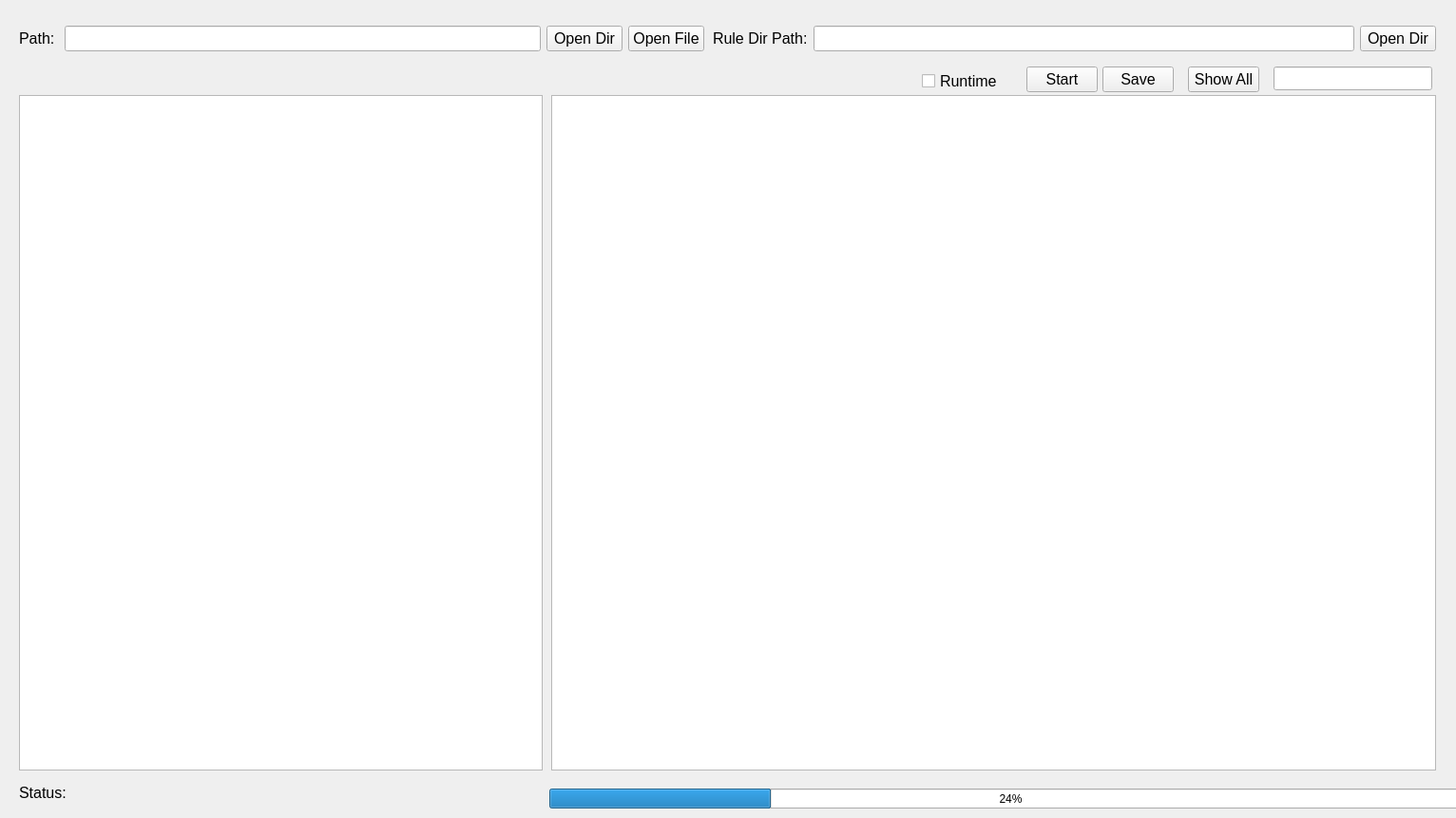
<?xml version="1.0" encoding="UTF-8"?>
<ui version="4.0">
 <class>Form</class>
 <widget class="QWidget" name="Form">
  <property name="geometry">
   <rect>
    <x>0</x>
    <y>0</y>
    <width>1532</width>
    <height>861</height>
   </rect>
  </property>
  <property name="windowTitle">
   <string>ThreadHound</string>
  </property>
  <widget class="QWidget" name="horizontalLayoutWidget">
   <property name="geometry">
    <rect>
     <x>20</x>
     <y>20</y>
     <width>721</width>
     <height>41</height>
    </rect>
   </property>
   <layout class="QHBoxLayout" name="horizontalLayout">
    <item>
     <widget class="QLabel" name="label">
      <property name="font">
       <font>
        <pointsize>12</pointsize>
       </font>
      </property>
      <property name="text">
       <string>Path: </string>
      </property>
     </widget>
    </item>
    <item>
     <widget class="QLineEdit" name="lineEdit">
      <property name="font">
       <font>
        <pointsize>12</pointsize>
       </font>
      </property>
     </widget>
    </item>
    <item>
     <widget class="QPushButton" name="pushButton">
      <property name="font">
       <font>
        <pointsize>12</pointsize>
       </font>
      </property>
      <property name="text">
       <string>Open Dir</string>
      </property>
     </widget>
    </item>
    <item>
     <widget class="QPushButton" name="pushButton_2">
      <property name="font">
       <font>
        <pointsize>12</pointsize>
       </font>
      </property>
      <property name="text">
       <string>Open File</string>
      </property>
     </widget>
    </item>
   </layout>
  </widget>
  <widget class="QWidget" name="horizontalLayoutWidget_2">
   <property name="geometry">
    <rect>
     <x>750</x>
     <y>20</y>
     <width>761</width>
     <height>41</height>
    </rect>
   </property>
   <layout class="QHBoxLayout" name="horizontalLayout_2">
    <item>
     <widget class="QLabel" name="label_2">
      <property name="font">
       <font>
        <pointsize>12</pointsize>
       </font>
      </property>
      <property name="text">
       <string>Rule Dir Path:</string>
      </property>
     </widget>
    </item>
    <item>
     <widget class="QLineEdit" name="lineEdit_2">
      <property name="font">
       <font>
        <pointsize>12</pointsize>
       </font>
      </property>
     </widget>
    </item>
    <item>
     <widget class="QPushButton" name="pushButton_4">
      <property name="font">
       <font>
        <pointsize>12</pointsize>
       </font>
      </property>
      <property name="text">
       <string>Open Dir</string>
      </property>
     </widget>
    </item>
   </layout>
  </widget>
  <widget class="QTableView" name="tableView">
   <property name="geometry">
    <rect>
     <x>580</x>
     <y>100</y>
     <width>931</width>
     <height>711</height>
    </rect>
   </property>
   <property name="selectionMode">
    <enum>QAbstractItemView::ExtendedSelection</enum>
   </property>
   <property name="selectionBehavior">
    <enum>QAbstractItemView::SelectRows</enum>
   </property>
   <property name="horizontalScrollMode">
    <enum>QAbstractItemView::ScrollPerItem</enum>
   </property>
  </widget>
  <widget class="QLabel" name="label_4">
   <property name="geometry">
    <rect>
     <x>1190</x>
     <y>70</y>
     <width>131</width>
     <height>31</height>
    </rect>
   </property>
   <property name="font">
    <font>
     <pointsize>12</pointsize>
    </font>
   </property>
   <property name="text">
    <string/>
   </property>
  </widget>
  <widget class="QLineEdit" name="lineEdit_3">
   <property name="geometry">
    <rect>
     <x>1340</x>
     <y>70</y>
     <width>167</width>
     <height>25</height>
    </rect>
   </property>
   <property name="font">
    <font>
     <pointsize>12</pointsize>
    </font>
   </property>
  </widget>
  <widget class="QTableView" name="tableView_rule">
   <property name="geometry">
    <rect>
     <x>20</x>
     <y>100</y>
     <width>551</width>
     <height>711</height>
    </rect>
   </property>
  </widget>
  <widget class="QPushButton" name="pushButton_showall">
   <property name="geometry">
    <rect>
     <x>1250</x>
     <y>70</y>
     <width>75</width>
     <height>27</height>
    </rect>
   </property>
   <property name="font">
    <font>
     <pointsize>12</pointsize>
    </font>
   </property>
   <property name="text">
    <string>Show All</string>
   </property>
  </widget>
  <widget class="QPushButton" name="pushButton_save">
   <property name="geometry">
    <rect>
     <x>1160</x>
     <y>70</y>
     <width>75</width>
     <height>27</height>
    </rect>
   </property>
   <property name="font">
    <font>
     <pointsize>12</pointsize>
    </font>
   </property>
   <property name="text">
    <string>Save</string>
   </property>
  </widget>
  <widget class="QLabel" name="label_3">
   <property name="geometry">
    <rect>
     <x>20</x>
     <y>820</y>
     <width>551</width>
     <height>29</height>
    </rect>
   </property>
   <property name="font">
    <font>
     <pointsize>12</pointsize>
    </font>
   </property>
   <property name="lineWidth">
    <number>50</number>
   </property>
   <property name="text">
    <string>Status:</string>
   </property>
  </widget>
  <widget class="QProgressBar" name="progressBar">
   <property name="geometry">
    <rect>
     <x>578</x>
     <y>830</y>
     <width>971</width>
     <height>21</height>
    </rect>
   </property>
   <property name="value">
    <number>24</number>
   </property>
  </widget>
  <widget class="QPushButton" name="pushButton_3">
   <property name="geometry">
    <rect>
     <x>1080</x>
     <y>70</y>
     <width>75</width>
     <height>27</height>
    </rect>
   </property>
   <property name="font">
    <font>
     <pointsize>12</pointsize>
    </font>
   </property>
   <property name="text">
    <string>Start</string>
   </property>
  </widget>
  <widget class="QCheckBox" name="checkBox">
   <property name="geometry">
    <rect>
     <x>970</x>
     <y>70</y>
     <width>91</width>
     <height>31</height>
    </rect>
   </property>
   <property name="font">
    <font>
     <pointsize>12</pointsize>
    </font>
   </property>
   <property name="text">
    <string>Runtime</string>
   </property>
  </widget>
 </widget>
 <resources/>
 <connections/>
</ui>
